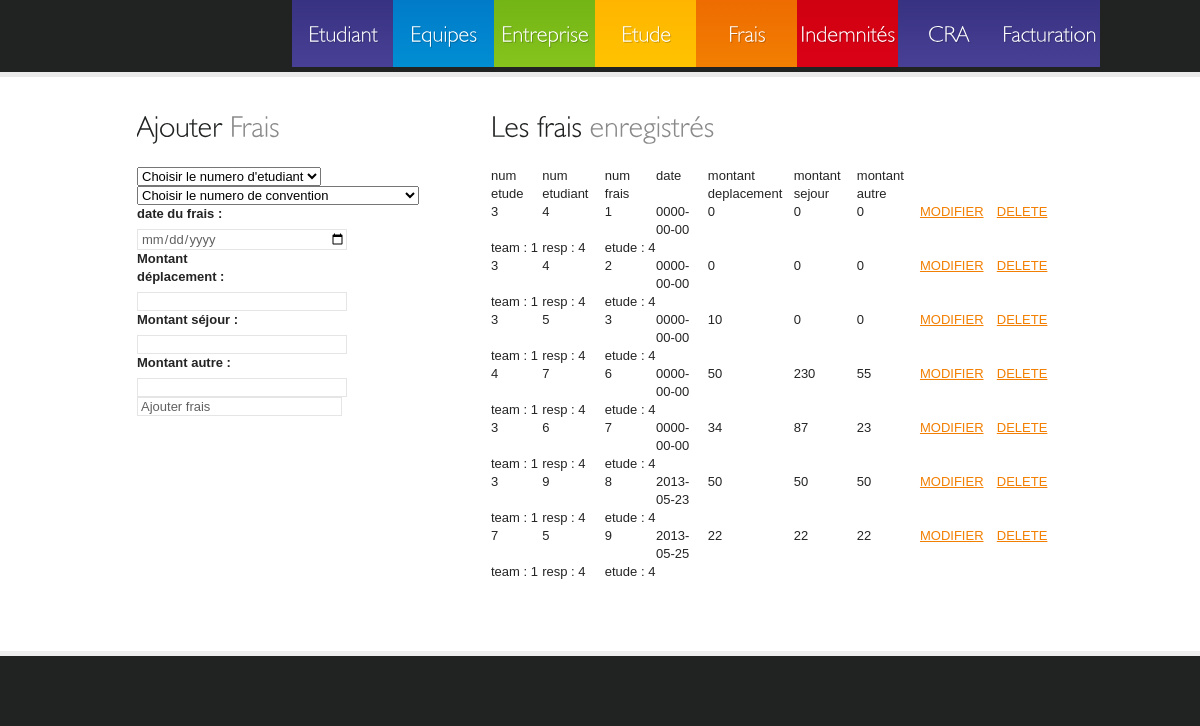
The app's page /admin/fraistool.php?return=null, older data.
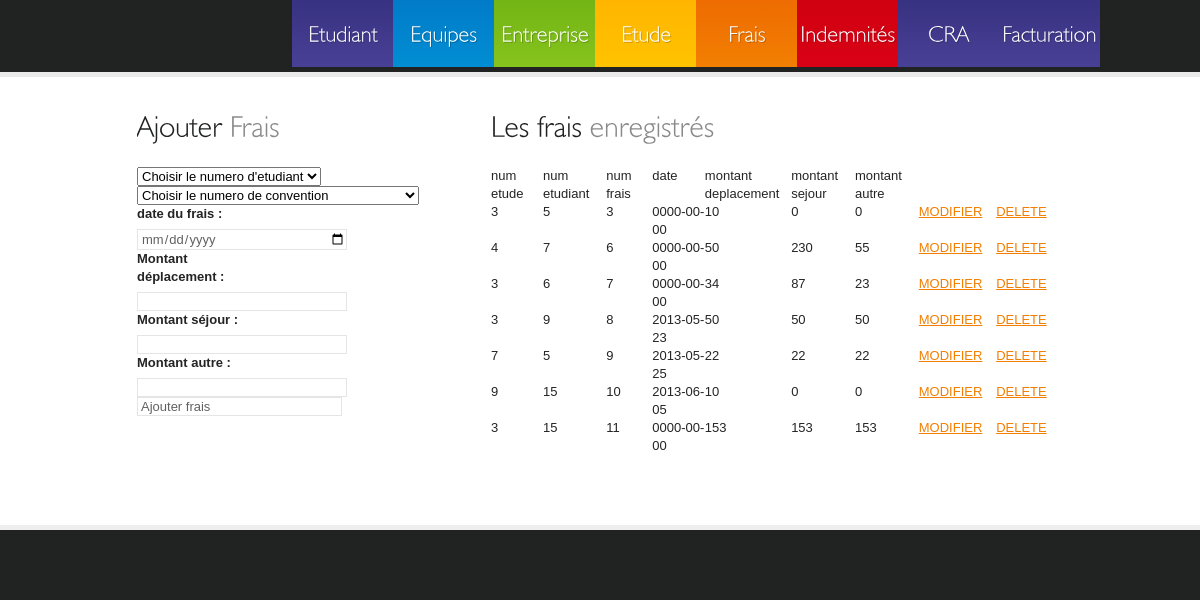
The same page, newer data.
### tables this page shows
CREATE TABLE `frais` (
  `noFrais` int(11) NOT NULL AUTO_INCREMENT,
  `date` date NOT NULL,
  `montDep` int(11) NOT NULL,
  `montSejour` int(11) NOT NULL,
  `montAutre` int(11) NOT NULL,
  `noEtudiant` int(11) NOT NULL,
  `noEtude` int(11) NOT NULL,
  PRIMARY KEY (`noFrais`),
  KEY `noEtudiant` (`noEtudiant`),
  KEY `noEtude` (`noEtude`),
  KEY `noFrais` (`noFrais`)
);

CREATE TABLE `participant` (
  `noEquipe` int(11) NOT NULL,
  `noEtudiant` int(11) NOT NULL,
  KEY `noEquipe` (`noEquipe`),
  KEY `noEtudiant` (`noEtudiant`),
  KEY `noEquipe_2` (`noEquipe`),
  KEY `noEtudiant_2` (`noEtudiant`),
  KEY `noEquipe_3` (`noEquipe`),
  KEY `noEtudiant_3` (`noEtudiant`)
);

CREATE TABLE `equipe` (
  `noEquipe` int(11) NOT NULL AUTO_INCREMENT,
  `noResp` int(11) NOT NULL,
  `noEtude` int(11) NOT NULL,
  PRIMARY KEY (`noEquipe`),
  KEY `noResp` (`noResp`),
  KEY `noResp_2` (`noResp`),
  KEY `noEtude` (`noEtude`)
);

### admin/fraistool.php (the view, shortened to what the changed rows need)
<!DOCTYPE html>
<html lang="fr">
    <head>
        <link rel="stylesheet" href="../css/reset.css" type="text/css" media="all">
        <link rel="stylesheet" href="../css/style.css" type="text/css" media="all">
    </head>
    <body>
        <div class="main-box">
            <div class="container">
                <div class="inside">
                    <div class="wrapper">
                        <aside>
                            <h2>Ajouter <span>Frais</span></h2>
                                            <?php
                                            $result = mysql_query("SELECT * FROM etudiant");
                                            while ($tuple = mysql_fetch_object($result)) {
                                                $id = $tuple->noEtudiant;
                                            }
                                            ?>
                                            <?php
                                            $result = mysql_query("SELECT * FROM etude");
                                            while ($tuple = mysql_fetch_object($result)) {
                                                $id = $tuple->noEtude;
                                            }
                                            ?>
                        </aside>
                        <section id="content">
                            <article>
                                <h2>Les frais <span>enregistrés</span></h2>
                                <ul class="contacts">
                                    <?php
                                    $request = mysql_query('SELECT * FROM frais');
                                    echo '<table><tr><td>num etude</td><td>num etudiant</td><td>num frais</td><td>date</td><td>montant deplacement</td><td>montant sejour</td>
            <td>montant autre</td></tr>';
                                    while ($tuple = mysql_fetch_object($request)) {
                                        $noFrais = $tuple->noFrais;
                                        $date = $tuple->date;
                                        $montDep = $tuple->montDep;
                                        $montSejour = $tuple->montSejour;
                                        $montAutre = $tuple->montAutre;
                                        $noEtudiant = $tuple->noEtudiant;
                                        $noEtude = $tuple->noEtude;
                                        echo "<tr><td>$noEtude</td><td>$noEtudiant</td><td>$noFrais</td><td>$date</td><td>$montDep</td><td>$montSejour</td><td>$montAutre</td>";
                                        echo"<td><a href=\"modifyFrais.php?id=$noFrais\">MODIFIER</a></td>";
                                        echo "<td><a href=\"deleteFrais.php?id=$noFrais\">DELETE</a></td></tr>";
                                        $participant = mysql_query("SELECT noEquipe FROM participant WHERE noEtudiant='$id'");
                                        while ($tupleparticipant = mysql_fetch_object($participant)) {
                                            $idTeam = $tupleparticipant->noEquipe;
                                            $team = mysql_fetch_object(mysql_query("SELECT * FROM equipe WHERE noEquipe='$idTeam'"));
                                            $idResp = $team->noResp;
                                            $idEtude = $team->noEtude;
                                            echo "<tr><td>team : $idTeam</td><td> resp : $idResp</td><td> etude : $idEtude</td><td></td><td></td></tr>";
                                        }
                                    }
                                    echo '</table>';
                                    ?>
                                </ul>
                            </article>
                        </section>
                    </div>
                </div>
            </div>
        </div>
    </body>
</html>

Row changes from the older to the newer data that the page shows:
removed frais: noEtude "3", noEtudiant "4", noFrais "1", date "0000-00-00", montDep "0", montSejour "0", montAutre "0"
no longer on this page (row unchanged): participant: noEquipe "1", noEquipe.noResp "4", noEquipe.noEtude "4"
removed frais: noEtude "3", noEtudiant "4", noFrais "2", date "0000-00-00", montDep "0", montSejour "0", montAutre "0"
added frais: noEtude "9", noEtudiant "15", noFrais "10", date "2013-06-05", montDep "10", montSejour "0", montAutre "0"
added frais: noEtude "3", noEtudiant "15", noFrais "11", date "0000-00-00", montDep "153", montSejour "153", montAutre "153"
